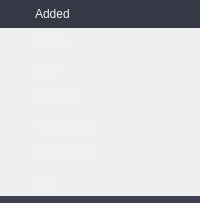
              <widget class="QWidget" name="wgtSort" native="true">
               <property name="sizePolicy">
                <sizepolicy hsizetype="Minimum" vsizetype="Maximum">
                 <horstretch>0</horstretch>
                 <verstretch>0</verstretch>
                </sizepolicy>
               </property>
               <property name="minimumSize">
                <size>
                 <width>0</width>
                 <height>0</height>
                </size>
               </property>
               <property name="font">
                <font>
                 <family>Tahoma</family>
                 <pointsize>9</pointsize>
                </font>
               </property>
               <property name="styleSheet">
                <string notr="true">#wgtSort {
    background-color: transparent;
}

#wgtSort[list=&quot;opened&quot;] {
    background-color: #3B3D4A;
}

QPushButton {
    background-color: transparent;
    padding: 7 7 7 35;
    font: normal 10pt &quot;Tahoma&quot;;
    color: #F2F3F3;
    border: 0px;
    text-align: left;
 }

QPushButton:hover {
    color: #FFFFFF;
    background-color: #353945;
} 

QPushButton:pressed {
    background-color: #4C5164;
}

 QPushButton:checked {
    background-color: #353945;
    /*color: #25B174;
    background-image: url(:/img/selector.png);
    background-repeat: no-repeat;
    background-position: left ;
    margin: 0 0 0 26;
    padding: 7 14 7 16;*/
}

/*QLabel {  
    padding: 1 3 2 3;
    color: #E4F1FE; 
    font-size: 8pt; 
    background: #22313F;
    border-radius: 8px;
}*/</string>
               </property>
               <layout class="QVBoxLayout" name="verticalLayout_4">
                <property name="spacing">
                 <number>0</number>
                </property>
                <property name="sizeConstraint">
                 <enum>QLayout::SetMinAndMaxSize</enum>
                </property>
                <property name="leftMargin">
                 <number>0</number>
                </property>
                <property name="topMargin">
                 <number>0</number>
                </property>
                <property name="rightMargin">
                 <number>0</number>
                </property>
                <property name="bottomMargin">
                 <number>0</number>
                </property>
                <item>
                 <widget class="QPushButton" name="btnSortDateAdded">
                  <property name="sizePolicy">
                   <sizepolicy hsizetype="Minimum" vsizetype="Maximum">
                    <horstretch>0</horstretch>
                    <verstretch>0</verstretch>
                   </sizepolicy>
                  </property>
                  <property name="cursor">
                   <cursorShape>ArrowCursor</cursorShape>
                  </property>
                  <property name="text">
                   <string>Added</string>
                  </property>
                  <property name="iconSize">
                   <size>
                    <width>16</width>
                    <height>16</height>
                   </size>
                  </property>
                  <property name="checkable">
                   <bool>true</bool>
                  </property>
                  <property name="checked">
                   <bool>true</bool>
                  </property>
                  <property name="flat">
                   <bool>true</bool>
                  </property>
                 </widget>
                </item>
                <item>
                 <widget class="QPushButton" name="btnSortVideoTitle">
                  <property name="sizePolicy">
                   <sizepolicy hsizetype="Minimum" vsizetype="Maximum">
                    <horstretch>0</horstretch>
                    <verstretch>0</verstretch>
                   </sizepolicy>
                  </property>
                  <property name="maximumSize">
                   <size>
                    <width>16777215</width>
                    <height>16777215</height>
                   </size>
                  </property>
                  <property name="cursor">
                   <cursorShape>ArrowCursor</cursorShape>
                  </property>
                  <property name="text">
                   <string>Name</string>
                  </property>
                  <property name="iconSize">
                   <size>
                    <width>16</width>
                    <height>16</height>
                   </size>
                  </property>
                  <property name="checkable">
                   <bool>true</bool>
                  </property>
                  <property name="flat">
                   <bool>true</bool>
                  </property>
                 </widget>
                </item>
                <item>
                 <widget class="QPushButton" name="btnSortVideoSize">
                  <property name="sizePolicy">
                   <sizepolicy hsizetype="Minimum" vsizetype="Maximum">
                    <horstretch>0</horstretch>
                    <verstretch>0</verstretch>
                   </sizepolicy>
                  </property>
                  <property name="maximumSize">
                   <size>
                    <width>16777215</width>
                    <height>16777215</height>
                   </size>
                  </property>
                  <property name="cursor">
                   <cursorShape>ArrowCursor</cursorShape>
                  </property>
                  <property name="text">
                   <string>Size</string>
                  </property>
                  <property name="iconSize">
                   <size>
                    <width>16</width>
                    <height>16</height>
                   </size>
                  </property>
                  <property name="checkable">
                   <bool>true</bool>
                  </property>
                  <property name="flat">
                   <bool>true</bool>
                  </property>
                 </widget>
                </item>
                <item>
                 <widget class="QPushButton" name="btnSortVideoDuration">
                  <property name="sizePolicy">
                   <sizepolicy hsizetype="Minimum" vsizetype="Maximum">
                    <horstretch>0</horstretch>
                    <verstretch>0</verstretch>
                   </sizepolicy>
                  </property>
                  <property name="maximumSize">
                   <size>
                    <width>16777215</width>
                    <height>16777215</height>
                   </size>
                  </property>
                  <property name="cursor">
                   <cursorShape>ArrowCursor</cursorShape>
                  </property>
                  <property name="text">
                   <string>Duration</string>
                  </property>
                  <property name="iconSize">
                   <size>
                    <width>16</width>
                    <height>16</height>
                   </size>
                  </property>
                  <property name="checkable">
                   <bool>true</bool>
                  </property>
                  <property name="flat">
                   <bool>true</bool>
                  </property>
                 </widget>
                </item>
                <item>
                 <widget class="QPushButton" name="btnSortVideoResolution">
                  <property name="enabled">
                   <bool>true</bool>
                  </property>
                  <property name="sizePolicy">
                   <sizepolicy hsizetype="Minimum" vsizetype="Maximum">
                    <horstretch>0</horstretch>
                    <verstretch>0</verstretch>
                   </sizepolicy>
                  </property>
                  <property name="text">
                   <string>Resolution</string>
                  </property>
                  <property name="checkable">
                   <bool>true</bool>
                  </property>
                  <property name="flat">
                   <bool>true</bool>
                  </property>
                 </widget>
                </item>
                <item>
                 <widget class="QPushButton" name="btnSortoutputMediaPath">
                  <property name="enabled">
                   <bool>true</bool>
                  </property>
                  <property name="sizePolicy">
                   <sizepolicy hsizetype="Minimum" vsizetype="Maximum">
                    <horstretch>0</horstretch>
                    <verstretch>0</verstretch>
                   </sizepolicy>
                  </property>
                  <property name="maximumSize">
                   <size>
                    <width>16777215</width>
                    <height>16777215</height>
                   </size>
                  </property>
                  <property name="cursor">
                   <cursorShape>ArrowCursor</cursorShape>
                  </property>
                  <property name="text">
                   <string>Destination</string>
                  </property>
                  <property name="iconSize">
                   <size>
                    <width>24</width>
                    <height>24</height>
                   </size>
                  </property>
                  <property name="checkable">
                   <bool>true</bool>
                  </property>
                  <property name="flat">
                   <bool>true</bool>
                  </property>
                 </widget>
                </item>
                <item>
                 <widget class="QPushButton" name="btnSortPortalName">
                  <property name="sizePolicy">
                   <sizepolicy hsizetype="Minimum" vsizetype="Maximum">
                    <horstretch>0</horstretch>
                    <verstretch>0</verstretch>
                   </sizepolicy>
                  </property>
                  <property name="maximumSize">
                   <size>
                    <width>16777215</width>
                    <height>16777215</height>
                   </size>
                  </property>
                  <property name="cursor">
                   <cursorShape>ArrowCursor</cursorShape>
                  </property>
                  <property name="text">
                   <string>Site</string>
                  </property>
                  <property name="iconSize">
                   <size>
                    <width>16</width>
                    <height>16</height>
                   </size>
                  </property>
                  <property name="checkable">
                   <bool>true</bool>
                  </property>
                  <property name="flat">
                   <bool>true</bool>
                  </property>
                 </widget>
                </item>
                <item>
                 <widget class="QWidget" name="wgtSpaceSort" native="true">
                  <property name="minimumSize">
                   <size>
                    <width>0</width>
                    <height>7</height>
                   </size>
                  </property>
                  <property name="styleSheet">
                   <string notr="true">background-color: #3D404F;</string>
                  </property>
                 </widget>
                </item>
               </layout>
              </widget>
